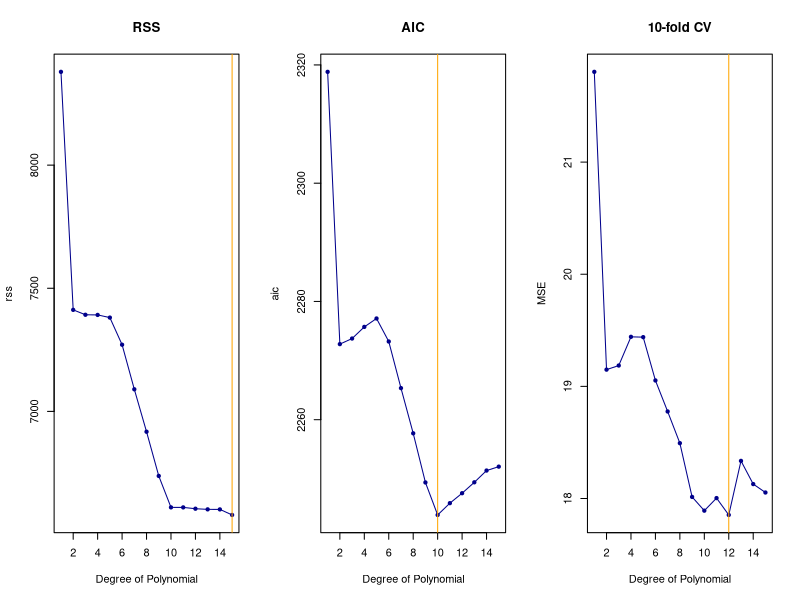
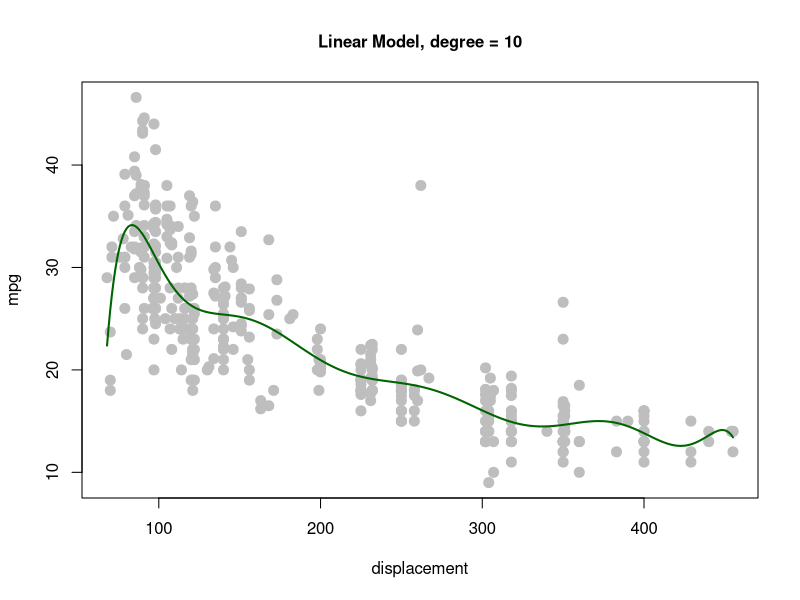
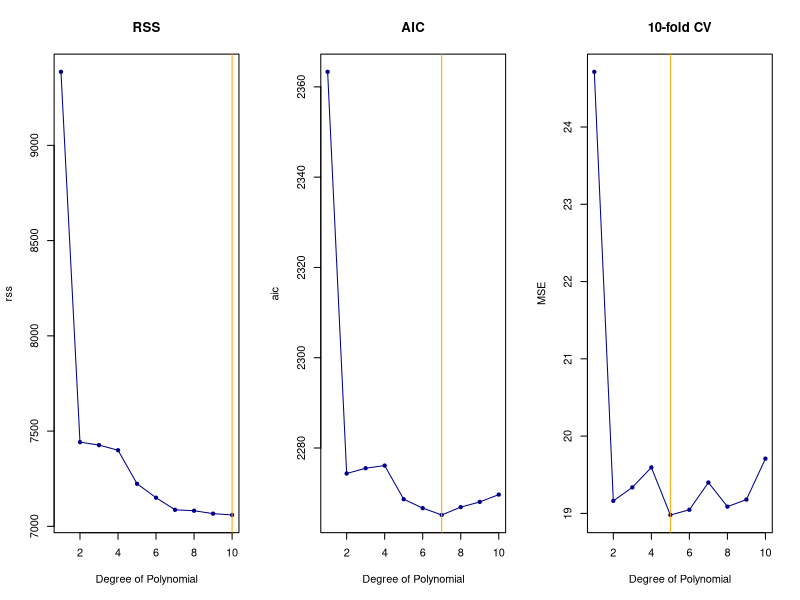
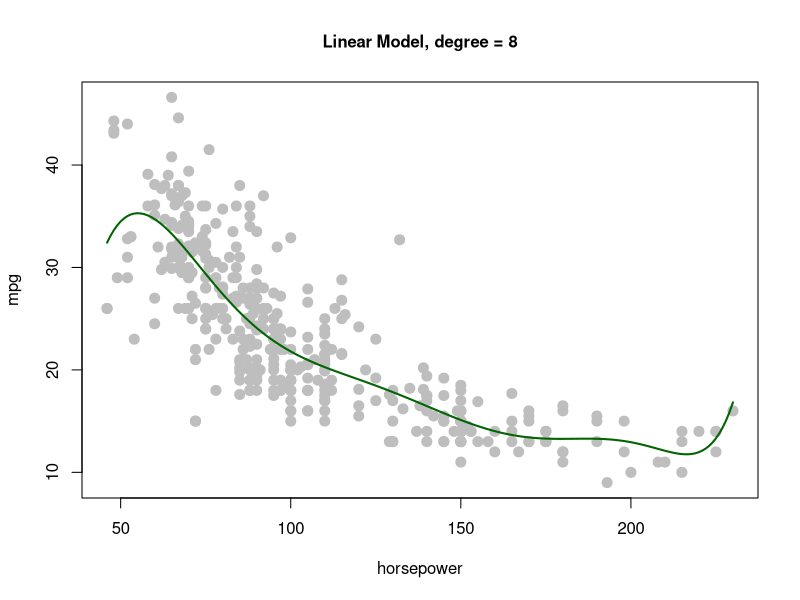
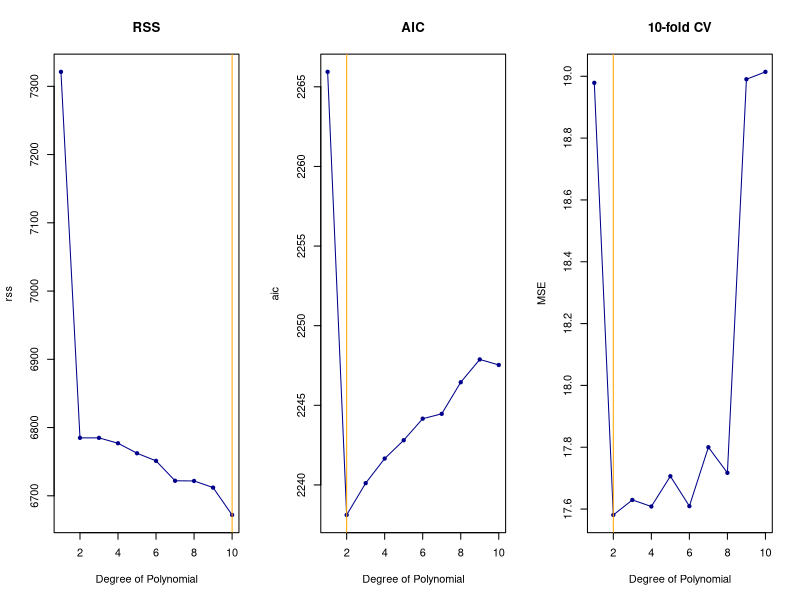
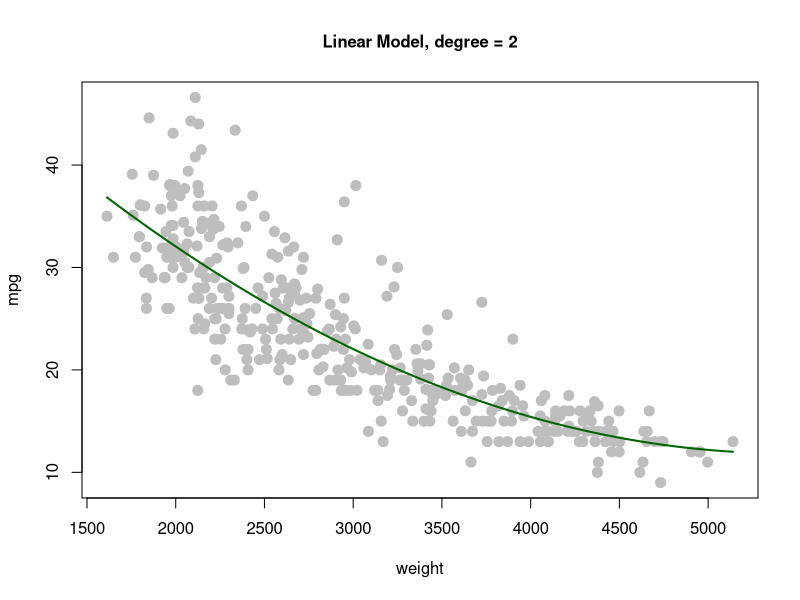
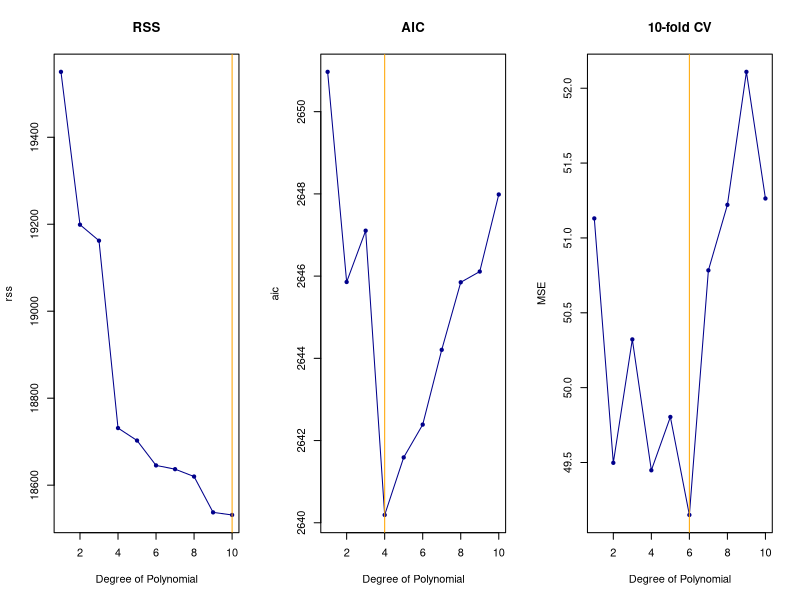
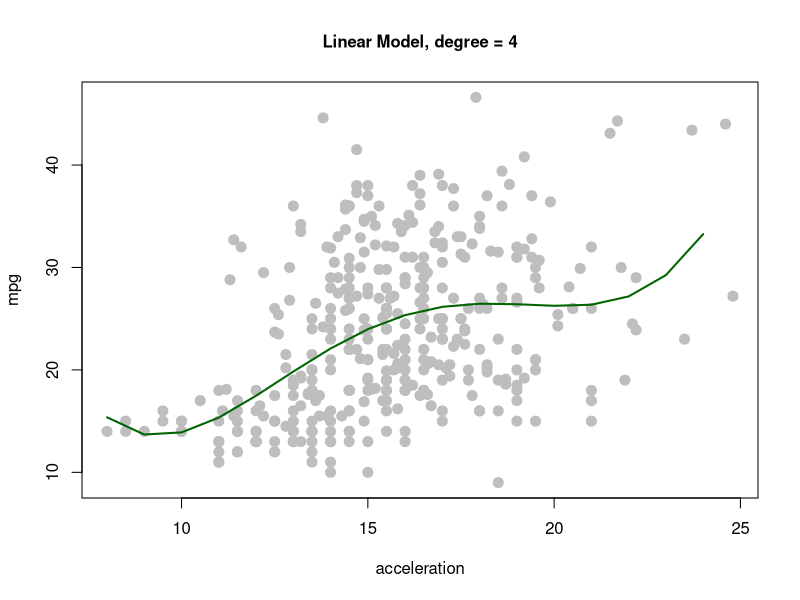

Here is the R script that generated these plots, in order: (Note: this script raises an error after producing the figures.)
col=c("orange", "darkgreen",  "darkorchid", "darkblue", "brown")

rss <-  function(model) {
  return(sum(sapply(residuals(model), function(x) { x^2 })))
}

myplot <- function(pred, data, degree){
  y <- mpg
  x <- switch(pred,
             d = displacement,
             h = horsepower,
             w = weight,
             a = acceleration)
  
  rss <- numeric(degree)
  aic <- numeric(degree)
  cverr <- numeric(degree)
  
  for (i in 1:degree) {
    
    mod <- glm(y ~ poly(x, degree = i), na.action = 'drop')
    rss[i] <- rss(mod)
    aic[i] <- AIC(mod)
    cverr[i] <- switch (pred,
                        d = cv.glm(data, glm(mpg ~ poly(displacement, degree = i)), K = 10)$delta[1],
                        h = cv.glm(data, glm(mpg ~ poly(horsepower, degree = i)), K = 10)$delta[1],
                        w = cv.glm(data, glm(mpg ~ poly(weight, degree = i)), K = 10)$delta[1],
                        a = cv.glm(data, glm(mpg ~ poly(acceleration, degree = i)), K = 10)$delta[1])
  }
  
  par(mfrow=c(1,3))
  # RSS
  plot(1:degree, rss, type = "o", pch = 20, col = "darkblue", 
       xlab = "Degree of Polynomial", main = "RSS")
  
  abline(v = which(rss == min(rss)), col = "orange")
  # AIC
  plot(1:degree, aic, type = "o", pch = 20, col = "darkblue", 
       xlab = "Degree of Polynomial", main = "AIC")
  abline(v = which(aic == min(aic)), col = "orange")
  # k-fold CV 
  plot(1:degree, cverr, type = "o", pch = 20, col = "darkblue", 
       xlab = "Degree of Polynomial", main = "10-fold CV",
       ylab = "MSE")
  abline(v = which(cverr == min(cverr)), col = "orange")
  par(mfrow=c(1,1))
  
  cat("Min RSS", min(rss), "at degree =",which(rss == min(rss)), "\n")
  cat("Min AIC", min(aic), "at degree =",which(aic == min(aic)), "\n")
  cat("Min CV error", min(cverr), "at degree =",which(cverr == min(cverr)), "\n")
}


mybinsmooth <- function(pred, binlength=0, knotsdef=NULL, output=1, ploto=1, opt=0){

  y <- mpg
  x <- switch(pred,
              d = displacement,
              h = horsepower,
              w = weight,
              a = acceleration)
  
  y.test <- y[-train] # subset test data
  x.test <- x[-train]
  
  y <- y[train] # subset training data
  x <- x[train]
  
  y <- y[order(x)]
  x <- sort(x)
  n <- length(x)
  #Devide data into bins
  if(is.vector(knotsdef)) bins = knotsdef
  else bins = ceiling(length(x) / binlength)
  #Create Design Matrix without intercept
  DM <- matrix(1,length(x),bins)
  #Set all elements not corresponding to region j equal 0
  for(i in 1:bins)
  {
    if(i==1) { xstart = 1 }
    if(i>1) { xstart = (i-1)*binlength+1 }
    xend = min(xstart + binlength-1, length(x))
    binelements <- xstart:xend
    elements <- 1:length(x)
    elements[binelements] <- 0
    DM[elements,i] <- 0
  }
  
  #Perform Linear Regreesion
  reg <- lm(y~0+DM)
  
  #Calculate goodness of fit measures
  q <- bins
  #Residual sum of squares
  rss <-  sum(sapply(residuals(reg), function(x) { x^2 }))
  #Coefficient of determination: R^2
  R2 <- 1 - (rss/ (t(y)%*%y-(mean(y)**2*n)))
  #Adjusted Coefficient of determination: R^2
  R2adj <- 1 - ( (n-1)/(n-q) ) * (1-R2)   
  #AIC
  aic <- AIC(reg)
  
  # predicting test data!!
  bound <- numeric(bins + 1)
  for (i in 1:bins+1) {
    if(i==bins+1) bound[i] <- Inf
    else{bound[i] <- x[(i-1)*binlength]}
    # fix duplicated boundaries which can cause cut error later
    for (j in 1:25) {
      if((i>j) && (abs(bound[i] - bound[i-j])) < 1E-15) {
        bound[i] <- bound[i] + j*1e-03}
    }
  }
  
  index <- cut(x.test, bound)
  levels(index) <- 1:length(coef(reg))
  y.pred <- coef(reg)[index]
  
  #---- MSE generalisation error ----
  mse <- mean((y.test - y.pred)**2)
  
  if(output==1)
  {
    #Summary output  
    cat("Bin lenght: ", binlength, "\n")
    cat("Number of bins: ", bins, "\n")
    cat("RSS: ", rss, "\n")
    # cat("TSS: ", t(y)%*%y-(mean(y)**2/n), "\n")
    # cat("R-squared: ", R2, "\n")
    # cat("Adjusted R-squared: ", R2adj, "\n")
    cat("AIC: ", aic, "\n")
    cat("MSE: ", mse, "\n")
    
    #Graphic 
    yl <- "mpg"
    xl <- switch(pred,
                d = "displacement",
                h = "horsepower",
                w = "weight",
                a = "acceleration")
    if(ploto==1) plot(x,y, col='grey', pch=20, cex=2,
                      main = paste("Bin Smooth, size of bins =", binlength), xlab = xl, ylab = yl)
    points(x.test, y.test, col='lightblue', pch=20, cex=2)
    legend(x="topright", legend=c("training data", "test data"), pch=c(20,20), col = c("grey","lightblue"), pt.cex = 2)
    j<-1
    for(i in 1:length(coef(reg)))
    {
      if(i>1) lines(c(x[xend],x[xend]), c(as.numeric(coef(reg)[i-1]), as.numeric(coef(reg)[i])), col="red", lwd=2)
      xstart = j
      if(i>1) lines(c(x[xend],x[xstart]), c(as.numeric(coef(reg)[i]), as.numeric(coef(reg)[i])), col="red", lwd=2)
      xend = min(j+binlength-1, length(x))
      lines(c(x[xstart],x[xend]), rep(as.numeric(coef(reg)[i]), 2), col="red", lwd=2)
      j<-j+binlength
      
    }
  }
  
  if(opt==1) return(c(R2adj,aic,rss,mse))    
}

pickBin <- function(pred, iter, FUN, ...){
  
  R2adj <- numeric(iter)
  aic <- numeric(iter)
  rss <- numeric(iter)
  mse <- numeric(iter)
  
  for(i in 1:iter) 
  {
    p<-i
    back <- FUN(pred, p, output=0, opt=1, ...)
    R2adj[i]<-back[1]
    aic[i]<- back[2]
    rss[i] <- back[3]
    mse[i] <- back[4]
  }
  
  #!!!!!!!!!!!!!!!The next two lines are not straight forward, but easy to avoid the problem of NaN 
  #One could simply delete NaN, but then the order of the array would be chaos
  R2adj[!complete.cases(R2adj)] <- max(complete.cases(R2adj))-0.1  #!!!!!!!!!!!!!!!
  if(length(back)==2) aic[!complete.cases(aic)] <- max(aic)+10 #!!!!!!!!!!!!!!!
  #!!!!!!!!!!!!!!!
  
  par(mfrow=c(1,3))

  plot(1:iter, rss, type = "l", col = "darkblue", lwd=2,
       xlab = "binlength (size of bin)", main = "Minimized RSS")
  abline(v = which(rss == min(rss)), col = "orange")
  
  plot(1:iter, aic, type = "l", col = "darkblue", lwd=2,
       xlab = "binlength (size of bin)", main = "Minimized AIC")
  abline(v = which(aic == min(aic[aic>0])), col = "orange")
  
  plot(1:iter, mse, type = "l", col = "darkblue", lwd=2,
       xlab = "binlength (size of bin)", main = "MSE based on test data")
  abline(v = which(mse == min(mse)), col = "orange")

  par(mfrow=c(1,1))
  
  cat("Max adj. R2:", max(R2adj), "at binlength =", which(R2adj == max(R2adj)), "\n")
  cat("Min RSS", min(rss), "at binlength =",which(rss == min(rss)), "\n")
  cat("Min AIC", min(aic[aic>0]), "at binlength =",which(aic == min(aic[aic>0])), "\n")
  cat("Min MSE", min(mse), "at binlength =",which(mse == min(mse)), "\n")
}






library(splines)
library(tidyverse)
library(boot)

dat <- read_csv("../data/auto-data.csv")[,-1]
dat <- na.omit(dat)
attach(dat)

# sample training data
set.seed(5059)
train <- sample(nrow(dat), nrow(dat)/2)

# Linear model - varying degrees ------------------------------------------

# displacement
set.seed(5059)
myplot(pred ="d", dat, 15)

lm.d <- glm(mpg ~ poly(displacement, degree = 10))
plot(mpg ~ displacement, col='grey', pch=20, cex=2, cex.main = 1,
     main = "Linear Model, degree = 10")
lines(x = min(displacement):max(displacement), 
      y = predict(lm.d, data.frame(displacement=min(displacement):max(displacement))), 
      lwd=2, lty=1, col='darkgreen')
rss(lm.d)
AIC(lm.d)
cv.glm(data = dat, lm.d,K = 10)$delta[1]

# horsepower

set.seed(5059)
myplot(pred ="h", dat, 10)

lm.h <- glm(mpg ~ poly(horsepower, degree = 8))
plot(mpg ~ horsepower, col='grey', pch=20, cex=2, cex.main = 1,
     main = "Linear Model, degree = 8")
lines(x = min(horsepower):max(horsepower), 
      y = predict(lm.h, data.frame(horsepower=min(horsepower):max(horsepower))), 
      lwd=2, lty=1, col='darkgreen')
rss(lm.h)
AIC(lm.h)
cv.glm(data = dat, lm.h, K = 10)$delta[1]


# weight
set.seed(5059)
myplot(pred = "w", dat, 10)

lm.w <- glm(mpg ~ poly(weight, degree = 2))
plot(mpg ~ weight, col='grey', pch=20, cex=2, cex.main = 1,
     main = "Linear Model, degree = 2")
lines(x = min(weight):max(weight), 
      y = predict(lm.w, data.frame(weight=min(weight):max(weight))), 
      lwd=2, lty=1, col='darkgreen')
rss(lm.w)
AIC(lm.w)
cv.glm(data = dat, lm.w, K = 10)$delta[1]

# accelerate
set.seed(5059)
myplot(pred = "a", dat, 10)

lm.a <- glm(mpg ~ poly(acceleration, degree = 4))
plot(mpg ~ acceleration, col='grey', pch=20, cex=2, cex.main = 1,
     main = "Linear Model, degree = 4")
lines(x = min(acceleration):max(acceleration), 
      y = predict(lm.a, data.frame(acceleration=min(acceleration):max(acceleration))), 
      lwd=2, lty=1, col='darkgreen')
rss(lm.a)
AIC(lm.a)
cv.glm(data = dat, lm.a, K = 10)$delta[1]





# Bin smooth - varying knots ----------------------------------------------

# displacement
pickBin("d",200, mybinsmooth)
mybinsmooth("d",binlength = 10)

# horsepower
pickBin("h",200, mybinsmooth)
mybinsmooth("h",binlength = 39)

# weight
pickBin("w", 200, mybinsmooth)
mybinsmooth("w", binlength = 16)

# acceleration
pickBin("a", 200, mybinsmooth)
mybinsmooth("a", binlength = 48)


# B-spline - varying knots and degrees ------------------------------------
par(mfrow = c(1,1))
plot(mpg~displacement, col='grey', pch=20, cex=2)
abline(v = seq(1,455,25))
## displacement

## default - no knots, d = 3
bs.disp <- lm(mpg ~ bs(displacement))
rss(bs.disp) # 7530.594
AIC(bs.disp) # 2309.705
lines(min(displacement):max(displacement), predict(bs.disp, data.frame(displacement=min(displacement):max(displacement))), lwd=2, lty=2, col='green')

## quantile knots 0.25, 0.5, 0.75, d = 3
bs.disp.1 <- lm(mpg ~ bs(displacement, knots = quantile(displacement, c(0.25, 0.5, 0.75)), degree = 3))
rss(bs.disp.1) # 6786.116
AIC(bs.disp.1) # 2274.276
lines(min(displacement):max(displacement), predict(bs.disp.1, data.frame(displacement=min(displacement):max(displacement))), lwd=2, lty=2, col='blue')

## knots every 25 values, d = 1
bs.disp.2 <- lm(mpg ~ bs(displacement, knots = seq(1,455,30), degree = 3))
rss(bs.disp.2) # 6669.542
AIC(bs.disp.2) # 2289.379
lines(min(displacement):max(displacement), predict(bs.disp.2, data.frame(displacement=min(displacement):max(displacement))), lwd=2, lty=2, col='red')


# displacement
ppickbs("d",nknots = 10, degree = 3)
mybspline("d", 7, 3)

# horsepower
ppickbs("h",nknots = 10, degree = 2)
mybspline("h", 5, 3)

# weight
ppickbs("w", 10, 3)
mybspline("w", 10, 3)

# 5fold cv
pickbs <- function(pred, data, nknots, degree=1){
  y <- mpg
  x <- switch(pred,
              d = displacement,
              h = horsepower,
              w = weight,
              a = acceleration)
  
  y <- y[train]
  x <- x[train]
  
  rss <- numeric(nknots)
  aic <- numeric(nknots)
  cverr <- numeric(nknots)
  
  for (i in 1:nknots) {
    mod <- glm(y ~ bs(x,knots = seq(min(x),max(x), length.out = i), degree = degree))
    rss[i] <- rss(mod)
    aic[i] <- AIC(mod)
    cverr[i] <- switch (pred,
                        d = cv.glm(data, glm(mpg ~ bs(displacement,
                                                      knots = seq(min(displacement),max(displacement), length.out = nknots),
                                                      degree = degree)),K = 5)$delta[1],
                        h = cv.glm(data, glm(mpg ~ bs(horsepower,
                                                      knots = seq(min(horsepower),max(horsepower), length.out = nknots),
                                                      degree = degree)), K = 5)$delta[1],
                        w = cv.glm(data, glm(mpg ~ bs(weight,
                                                      knots = seq(min(weight),max(weight), length.out = nknots),
                                                      degree = degree)), K = 5)$delta[1],
                        a = cv.glm(data, glm(mpg ~ bs(acceleration,
                                                      knots = seq(min(acceleration),max(acceleration), length.out = nknots), 
                                                      degree = degree)), K = 5)$delta[1])
  }
  
  par(mfrow=c(1,3))
  # RSS
  plot(1:nknots, rss, type = "o", pch = 20, col = "darkblue", 
       xlab = "number of knots", main = "RSS")
  
  abline(v = which(rss == min(rss)), col = "orange")
  # AIC
  plot(1:nknots, aic, type = "o", pch = 20, col = "darkblue", 
       xlab = "number of knots", main = "AIC")
  abline(v = which(aic == min(aic)), col = "orange")
  # k-fold CV 
  plot(1:nknots, cverr, type = "o", pch = 20, col = "darkblue", 
       xlab = "number of knots", main = "5-fold CV",
       ylab = "MSE")
  abline(v = which(cverr == min(cverr)), col = "orange")
  par(mfrow=c(1,1))
  
  cat("Min RSS", min(rss), "number of knots =",which(rss == min(rss)), "\n")
  cat("Min AIC", min(aic), "number of knots =",which(aic == min(aic)), "\n")
  cat("Min CV error", min(cverr), "number of knots =",which(cverr == min(cverr)), "\n")
}
# validation
ppickbs <- function(pred, nknots, degree=3){
  y <- mpg
  x <- switch(pred,
              d = displacement,
              h = horsepower,
              w = weight,
              a = acceleration)
  
  rss <- matrix(0,nknots, degree)
  aic <- matrix(0,nknots, degree)
  mse <- matrix(0,nknots, degree)
  
  for (i in 1:nknots) {
    for (j in 1:degree) {
      mod <- switch (pred,
                     d = lm(mpg ~ bs(displacement, knots = seq(min(displacement), max(displacement), length.out = i), degree = j), data = dat, subset = train),
                     h = lm(mpg ~ bs(horsepower, knots = seq(min(horsepower), max(horsepower), length.out = i), degree = j), data = dat, subset = train),
                     w = lm(mpg ~ bs(weight, knots = seq(min(weight), max(weight), length.out = i), degree = j), data = dat, subset = train),
                     a = lm(mpg ~ bs(acceleration, knots = seq(min(acceleration), max(acceleration), length.out = i), degree = j), data = dat, subset = train)
      )
      rss[i,j] <- rss(mod)
      aic[i,j] <- AIC(mod)
      mse[i,j] <- mean((predict.lm(mod, newdata = data.frame(x=x[-train], y=y[-train])))^2)
      mse[i,j] <- mean((mpg-predict(mod, dat))[-train]^2)
      
    }
  }
  # degreeN <- c("degree 1","degree 2","degree 3")
  # rss.df <- as.data.frame(rss)
  # colnames(rss.df) <- degreeN
  # rss.df <- gather(rss.df,degreeN,key=measure,value = value)
  # rss.df$nknots <- rep(1:10,3)
  
  par(mfrow=c(1,3))
  #RSS
  plot(1:nknots, rss[,3], type = "o", pch = 20, col = "darkblue",
       xlab = "number of knots", main = "RSS")
  lines(1:nknots, rss[,2], type = "o", pch = 20, col = "skyblue4")
  lines(1:nknots, rss[,1], type = "o", pch = 20, col = "skyblue2")
  # abline(v = which(rss == min(rss)), col = "orange")
  #AIC
  plot(1:nknots, aic[,3], type = "o", pch = 20, col = "darkblue",
       xlab = "number of knots", main = "AIC")
  lines(1:nknots, aic[,2], type = "o", pch = 20, col = "skyblue4")
  lines(1:nknots, aic[,1], type = "o", pch = 20, col = "skyblue2")
  # abline(v = which(aic == min(aic)), col = "orange")
  # MSE
  plot(1:nknots, mse[,3], type = "o", pch = 20, col = "darkblue",
       xlab = "number of knots", main = "MSE")
  lines(1:nknots, mse[,2], type = "o", pch = 20, col = "skyblue4")
  lines(1:nknots, mse[,1], type = "o", pch = 20, col = "skyblue2")
  # abline(v = which(mse == min(mse)), col = "orange")
  legend(x='topleft', legend = c('degree 1', 'degree 2','degree 3'), pch = 20, lwd = 2, col=c('skyblue2', 'skyblue4', 'darkblue'))
  par(mfrow=c(1,1))
  # 
  cat("Min RSS", min(rss), "number of knots =",which(rss == min(rss)), "\n")
  cat("Min AIC", min(aic), "number of knots =",which(aic == min(aic)), "\n")
  cat("Min MSE", min(mse), "number of knots =",which(mse == min(mse)), "\n")
}

pickbs("d", dat, 10, 3)

ppickbs("d", 10, 3)
degreeN <- c("degree 1","degree 2","degree 3")
colnames(rsstest) <- degreeN
rsstest <- gather(rsstest,c("degree 1","degree 2","degree 3"),key = measure, value= rss)
rsstest$nknots <- rep(1:10,3)

ggplot(aes(nknots, rss, color=measure), data=rsstest) + 
  geom_point() + geom_line() +
  scale_color_brewer(palette = 'BuPu', limits=c(0,"degree 1","degree 2",0,"degree 3"), breaks=degreeN)





mybspline <- function(pred, nknots, degree = 1) {
  mod <- switch (pred,
                 d = lm(mpg ~ bs(displacement, knots = seq(min(displacement), max(displacement), length.out = nknots), degree = degree), data = dat, subset = train),
                 h = lm(mpg ~ bs(horsepower, knots = seq(min(horsepower), max(horsepower), length.out = nknots), degree = degree), data = dat, subset = train),
                 w = lm(mpg ~ bs(weight, knots = seq(min(weight), max(weight), length.out = nknots), degree = degree), data = dat, subset = train),
                 a = lm(mpg ~ bs(acceleration, knots = seq(min(acceleration), max(acceleration), length.out = nknots), degree = degree), data = dat, subset = train)
  )
  
  R2adj <- summary(mod)$adj.r.squared
  #Residual sum of squares
  rss <-  rss(mod)
  #AIC
  aic <- AIC(mod)
  #mse
  mse <- mean((mpg-predict(mod, dat))[-train]^2)
  
  y <- mpg
  x <- switch(pred,
              d = displacement,
              h = horsepower,
              w = weight,
              a = acceleration)
  xl <- switch(pred,
               d = "displacement",
               h = "horsepower",
               w = "weight",
               a = "acceleration")
  plot(y[train]~x[train], col="grey", pch = 20, cex = 2, main = paste("B-spline with", nknots, "knots, degree =",degree), xlab = xl, ylab = "mpg")
  points(x[-train], y[-train], col="lightblue", pch=20, cex=2)
  abline(v = seq(min(x), max(x), length.out = nknots), lty=3)
  legend(x="topright", legend=c("training data", "test data"), pch=c(20,20), col = c("grey","lightblue"), pt.cex = 2)
  yy <- switch (pred,
                d = predict(mod, data.frame(displacement=min(displacement):max(displacement))),
                h = predict(mod, data.frame(horsepower=min(horsepower):max(horsepower))),
                w = predict(mod, data.frame(weight=min(weight):max(weight))),
                a = predict(mod, data.frame(acceleration=min(acceleration):max(acceleration)))
  )
  lines(x = min(x):max(x), y = yy, lwd=2, lty=1, col='darkorchid')
  
  cat("RSS: ", rss, "\n")
  cat("AIC: ", aic, "\n")
  cat("MSE: ", mse, "\n")
  
  return(c(R2adj,aic,rss,mse))
  
}


mybspline("d", 6, 3)

bsfit <- lm(mpg ~ bs(displacement, knots = seq(min(displacement), max(displacement), length.out = 9), degree = 3), data = dat, subset = train)
lines(min(displacement):max(displacement), predict(bsfit, data.frame(displacement=min(displacement):max(displacement))), lwd=2, lty=2, col='red')

y.p <- predict.glm(mod, newdata = data.frame(x=x[-train], y=y[-train]))
plot(x,y)
lines(min(x[train]):max(x[train]), predict(mod, data.frame(x=min(x[-train]):max(x[-train]))), lwd=2, lty=2, col='red')

bsfit <- lm(mpg ~ bs(displacement, knots = seq(min(displacement), max(displacement), length.out = 10), degree = 3))
rss(bsfit) # 6669.542
AIC(bsfit) # 2289.379
plot(mpg~displacement, col='grey', pch=20, cex=2)
abline(v = seq(min(displacement), max(displacement), length.out = 10), lty=3)
lines(min(displacement):max(displacement), predict(bsfit, data.frame(displacement=min(displacement):max(displacement))), lwd=2, lty=2, col='red')














